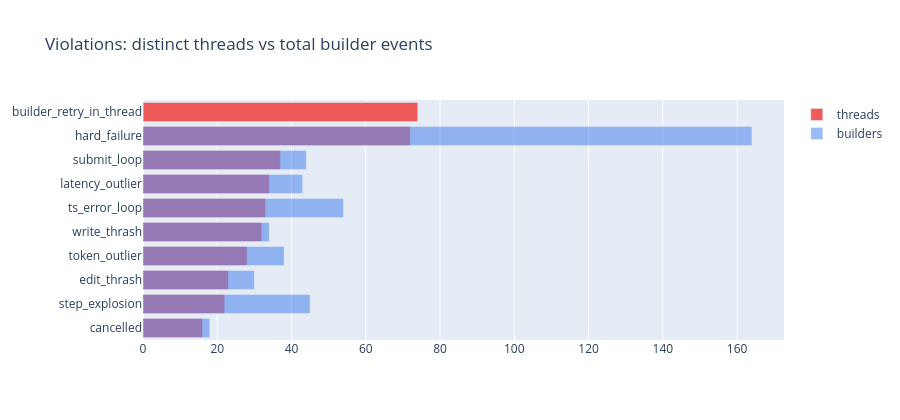

The code cell stored with this chart in its notebook:
### Markdown cell above
## 2. Violation counts (per thread vs. per builder)

A single bad thread often contains multiple bad builders, so per-thread is the more honest "how many distinct user sessions had this problem" view.

### Code cell
vc_b = summary['violation_counts_per_builder']
vc_t = summary['violation_counts_per_thread']
all_codes = sorted(set(vc_b) | set(vc_t))

df_v = pd.DataFrame({
    'code': all_codes,
    'per_builder': [vc_b.get(c, 0) for c in all_codes],
    'per_thread': [vc_t.get(c, 0) for c in all_codes],
})
df_v['pct_threads'] = (df_v['per_thread'] / summary['totals']['threads'] * 100).round(1)
df_v = df_v.sort_values('per_thread', ascending=True)

fig = go.Figure()
fig.add_trace(go.Bar(y=df_v['code'], x=df_v['per_thread'], orientation='h', name='threads', marker_color='#ef5b5b'))
fig.add_trace(go.Bar(y=df_v['code'], x=df_v['per_builder'], orientation='h', name='builders', marker_color='#5b8def', opacity=0.6))
fig.update_layout(barmode='overlay', height=420, title='Violations: distinct threads vs total builder events')
fig.show()

display(df_v.sort_values('per_thread', ascending=False).reset_index(drop=True))

### Figure 1 — Plotly figure (JSON) as saved in the notebook; plotly's stock layout.template omitted (floating-point values rounded to 4 significant figures)
{"data": [{"marker": {"color": "#ef5b5b"}, "name": "threads", "orientation": "h", "type": "bar", "x": [16, 22, 23, 28, 32, 33, 34, 37, 72, 74], "y": ["cancelled", "step_explosion", "edit_thrash", "token_outlier", "write_thrash", "ts_error_loop", "latency_outlier", "submit_loop", "hard_failure", "builder_retry_in_thread"]}, {"marker": {"color": "#5b8def"}, "name": "builders", "opacity": 0.6, "orientation": "h", "type": "bar", "x": [18, 45, 30, 38, 34, 54, 43, 44, 164, 0], "y": ["cancelled", "step_explosion", "edit_thrash", "token_outlier", "write_thrash", "ts_error_loop", "latency_outlier", "submit_loop", "hard_failure", "builder_retry_in_thread"]}], "layout": {"barmode": "overlay", "height": 420, "title": {"text": "Violations: distinct threads vs total builder events"}}}
